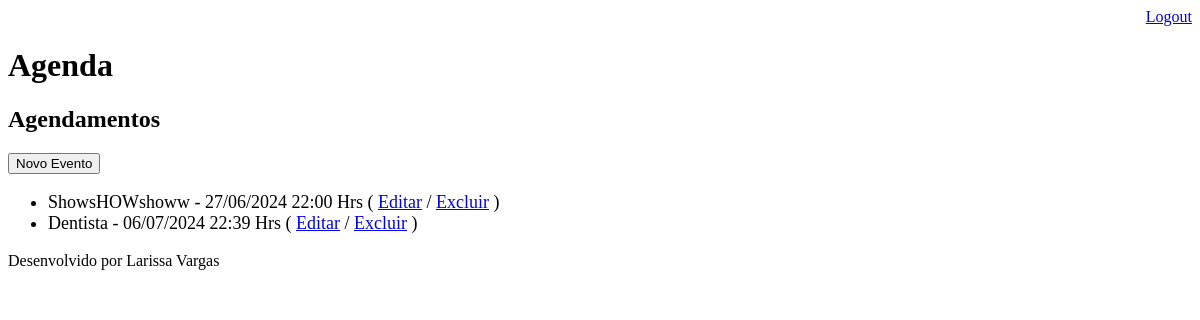
The page /agenda/ (signed in) on the database as committed earlier.
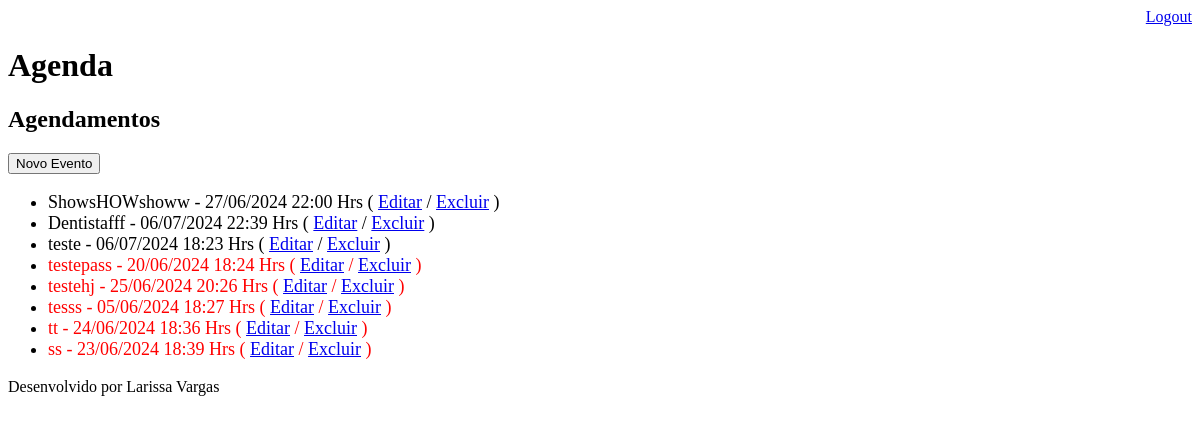
The same page on the database as committed later.
### core/models.py (models this page shows, shortened)
class Evento(models.Model):
    titulo = models.CharField(max_length=100)
    descricao = models.TextField(blank=True, null=True)
    data_evento = models.DateTimeField(verbose_name="Data do Evento")
    data_criacao = models.DateTimeField(auto_now=True)
    usuario = models.ForeignKey(User,on_delete=models.CASCADE)
    class Meta:
        db_table = "evento"
    def get_data_evento(self):
        return self.data_evento.strftime('%d/%m/%Y %H:%M Hrs')
    def get_evento_atrasado(self):
        if self.data_evento < datetime.now():
            return True
        else:
            return False

### core/views.py (the view)
# urls.py: path('agenda/',views.lista_eventos),
@login_required(login_url='/login/')
def lista_eventos(request):
    usuario= request.user
    evento = Evento.objects.filter(usuario=usuario)
    dados = {'eventos':evento}
    return render(request,'agenda.html',dados)

### templates/agenda.html
{% extends "model-page.html" %}
{% block content %}
    <h2>Agendamentos</h2>
    <a href="evento/">
        <button type="button">Novo Evento</button>
    </a>
    <ul style="font-size: 18px">
    {% for evento in eventos %}
    <li>
        <div style={% if evento.get_evento_atrasado %}
                        "color:red"
                    {% endif %}>
            {{evento.titulo}} - {{ evento.get_data_evento }}
            ( <a href="evento/?id={{ evento.id }}">Editar</a>
            / <a href="evento/delete/{{ evento.id }}/">Excluir</a> )
        </div>
    </li>
    {% endfor %}
    </ul>
{% endblock %}

Rows that differ between the two databases and show on the page:
changed Evento: titulo "Dentista" → "Dentistafff"
added Evento: titulo "teste", get_data_evento "06/07/2024 18:23 Hrs"
added Evento: titulo "testepass", get_data_evento "20/06/2024 18:24 Hrs"
added Evento: titulo "testehj", get_data_evento "25/06/2024 20:26 Hrs"
added Evento: titulo "tesss", get_data_evento "05/06/2024 18:27 Hrs"
added Evento: titulo "tt", get_data_evento "24/06/2024 18:36 Hrs"
added Evento: titulo "ss", get_data_evento "23/06/2024 18:39 Hrs"
